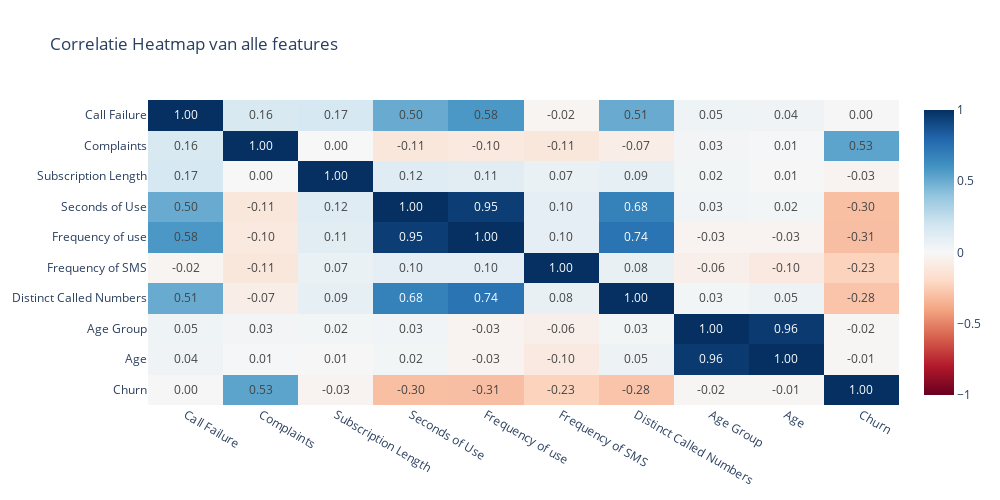
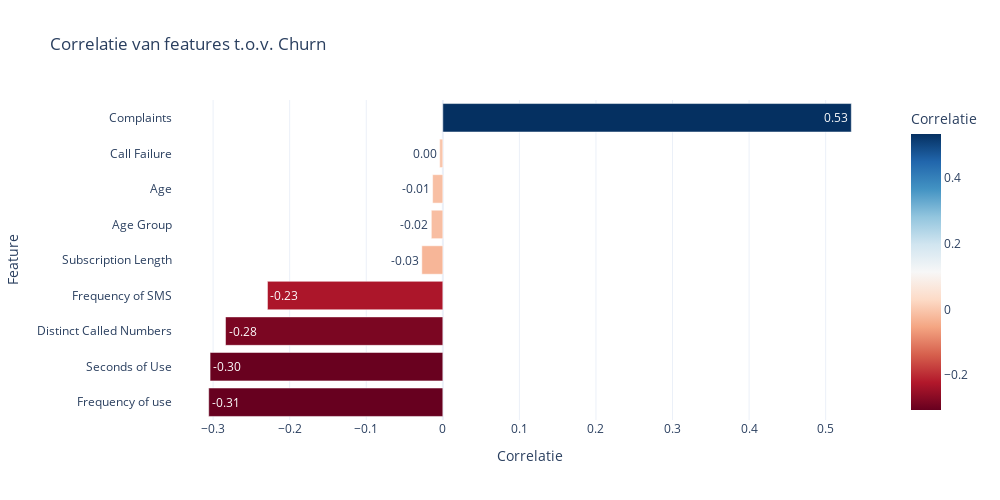

These figures' notebook cell, in order:
### Code cell
# Correlatiematrix en correlatie van de variabelen t.o.v. Churn

numeric_cols = df.select_dtypes(include='number').columns

# Volledige correlatiematrix
corr_matrix = df[numeric_cols].corr()

# Correlatie met Churn
churn_corr = corr_matrix['Churn'].drop('Churn').sort_values()

feature_desc = {
    "Call Failure": "Aantal mislukte belpogingen",
    "Complaints": "Heeft klant een klacht ingediend? (0=nee, 1=ja)",
    "Subscription Length": "Aantal maanden dat klant een abonnement heeft",
    "Seconds of Use": "Totale beltijd in seconden",
    "Frequency of use": "Totaal aantal telefoongesprekken",
    "Frequency of SMS": "Totaal aantal verstuurde SMS",
    "Distinct called numbers": "Aantal unieke telefoonnummers waarnaar gebeld is",
    "Age Group": "Leeftijdsgroep (1=jong, 5=oud)",
    "Age": "Leeftijd in jaren",
}

hover_texts = [feature_desc.get(f, "Geen beschrijving") for f in churn_corr.index]

# Heatmap van volledige correlatiematrix
fig_heatmap = px.imshow(
    corr_matrix,
    color_continuous_scale='RdBu',
    zmin=-1,
    zmax=1,
    text_auto='.2f',
    title='Correlatie Heatmap van alle features',
    aspect='auto'
)
fig_heatmap.update_layout(
    template='plotly_white',
    width=1000,
    height=500,
)

fig_heatmap.show()

# Horizontale bar chart voor Churn correlatie
fig_bar = px.bar(
    x=churn_corr.values,
    y=churn_corr.index,
    orientation='h',
    color=churn_corr.values,
    color_continuous_scale='RdBu',
    title='Correlatie van features t.o.v. Churn'
)

fig_bar.update_traces(
    texttemplate='%{x:.2f}',
    textposition='auto',
    customdata=hover_texts,
    hovertemplate="%{y}: %{customdata}<br>Correlatie: %{x}"
)

fig_bar.update_layout(
    xaxis_title='Correlatie',
    yaxis_title='Feature',
    template='plotly_white',
    coloraxis_colorbar=dict(title='Correlatie'),
    width=1000,
    height=500,
)

fig_bar.show()

### Figure 1 — Plotly figure (JSON) as saved in the notebook; plotly's stock layout.template omitted (floating-point values rounded to 4 significant figures)
{"data": [{"coloraxis": "coloraxis", "hovertemplate": "x: %{x}<br>y: %{y}<br>color: %{z}<extra></extra>", "name": "0", "texttemplate": "%{z:.2f}", "type": "heatmap", "x": ["Call Failure", "Complaints", "Subscription Length", "Seconds of Use", "Frequency of use", "Frequency of SMS", "Distinct Called Numbers", "Age Group", "Age", "Churn"], "xaxis": "x", "y": ["Call Failure", "Complaints", "Subscription Length", "Seconds of Use", "Frequency of use", "Frequency of SMS", "Distinct Called Numbers", "Age Group", "Age", "Churn"], "yaxis": "y", "z": [[1, 0.1579, 0.1718, 0.5039, 0.5789, -0.02489, 0.5071, 0.04715, 0.03951, -0.004143], [0.1579, 1, 0.0003723, -0.1128, -0.09906, -0.1122, -0.06749, 0.02797, 0.01362, 0.5335], [0.1718, 0.0003723, 1, 0.124, 0.1085, 0.06893, 0.09076, 0.02464, 0.006683, -0.02744], [0.5039, -0.1128, 0.124, 1, 0.9468, 0.09745, 0.6799, 0.03037, 0.02451, -0.304], [0.5789, -0.09906, 0.1085, 0.9468, 1, 0.09756, 0.7386, -0.02602, -0.02645, -0.3058], [-0.02489, -0.1122, 0.06893, 0.09745, 0.09756, 1, 0.07648, -0.0561, -0.0978, -0.229], [0.5071, -0.06749, 0.09076, 0.6799, 0.7386, 0.07648, 1, 0.02522, 0.05219, -0.2838], [0.04715, 0.02797, 0.02464, 0.03037, -0.02602, -0.0561, 0.02522, 1, 0.9613, -0.01503], [0.03951, 0.01362, 0.006683, 0.02451, -0.02645, -0.0978, 0.05219, 0.9613, 1, -0.01334], [-0.004143, 0.5335, -0.02744, -0.304, -0.3058, -0.229, -0.2838, -0.01503, -0.01334, 1]]}], "layout": {"coloraxis": {"cmax": 1, "cmin": -1, "colorscale": [[0, "rgb(103,0,31)"], [0.1, "rgb(178,24,43)"], [0.2, "rgb(214,96,77)"], [0.3, "rgb(244,165,130)"], [0.4, "rgb(253,219,199)"], [0.5, "rgb(247,247,247)"], [0.6, "rgb(209,229,240)"], [0.7, "rgb(146,197,222)"], [0.8, "rgb(67,147,195)"], [0.9, "rgb(33,102,172)"], [1, "rgb(5,48,97)"]]}, "height": 500, "title": {"text": "Correlatie Heatmap van alle features"}, "width": 1000, "xaxis": {"anchor": "y", "domain": [0, 1]}, "yaxis": {"anchor": "x", "autorange": "reversed", "domain": [0, 1]}}}

### Figure 2 — Plotly figure (JSON) as saved in the notebook; plotly's stock layout.template omitted (floating-point values rounded to 4 significant figures)
{"data": [{"alignmentgroup": "True", "customdata": ["Totaal aantal telefoongesprekken", "Totale beltijd in seconden", "Geen beschrijving", "Totaal aantal verstuurde SMS", "Aantal maanden dat klant een abonnement heeft", "Leeftijdsgroep (1=jong, 5=oud)", "Leeftijd in jaren", "Aantal mislukte belpogingen", "Heeft klant een klacht ingediend? (0=nee, 1=ja)"], "hovertemplate": "%{y}: %{customdata}<br>Correlatie: %{x}", "legendgroup": "", "marker": {"color": [-0.3058, -0.304, -0.2838, -0.229, -0.02744, -0.01503, -0.01334, -0.004143, 0.5335], "coloraxis": "coloraxis", "pattern": {"shape": ""}}, "name": "", "offsetgroup": "", "orientation": "h", "showlegend": false, "textposition": "auto", "texttemplate": "%{x:.2f}", "type": "bar", "x": [-0.3058, -0.304, -0.2838, -0.229, -0.02744, -0.01503, -0.01334, -0.004143, 0.5335], "xaxis": "x", "y": ["Frequency of use", "Seconds of Use", "Distinct Called Numbers", "Frequency of SMS", "Subscription Length", "Age Group", "Age", "Call Failure", "Complaints"], "yaxis": "y"}], "layout": {"barmode": "relative", "coloraxis": {"colorbar": {"title": {"text": "Correlatie"}}, "colorscale": [[0, "rgb(103,0,31)"], [0.1, "rgb(178,24,43)"], [0.2, "rgb(214,96,77)"], [0.3, "rgb(244,165,130)"], [0.4, "rgb(253,219,199)"], [0.5, "rgb(247,247,247)"], [0.6, "rgb(209,229,240)"], [0.7, "rgb(146,197,222)"], [0.8, "rgb(67,147,195)"], [0.9, "rgb(33,102,172)"], [1, "rgb(5,48,97)"]]}, "height": 500, "legend": {"tracegroupgap": 0}, "title": {"text": "Correlatie van features t.o.v. Churn"}, "width": 1000, "xaxis": {"anchor": "y", "domain": [0, 1], "title": {"text": "Correlatie"}}, "yaxis": {"anchor": "x", "domain": [0, 1], "title": {"text": "Feature"}}}}
